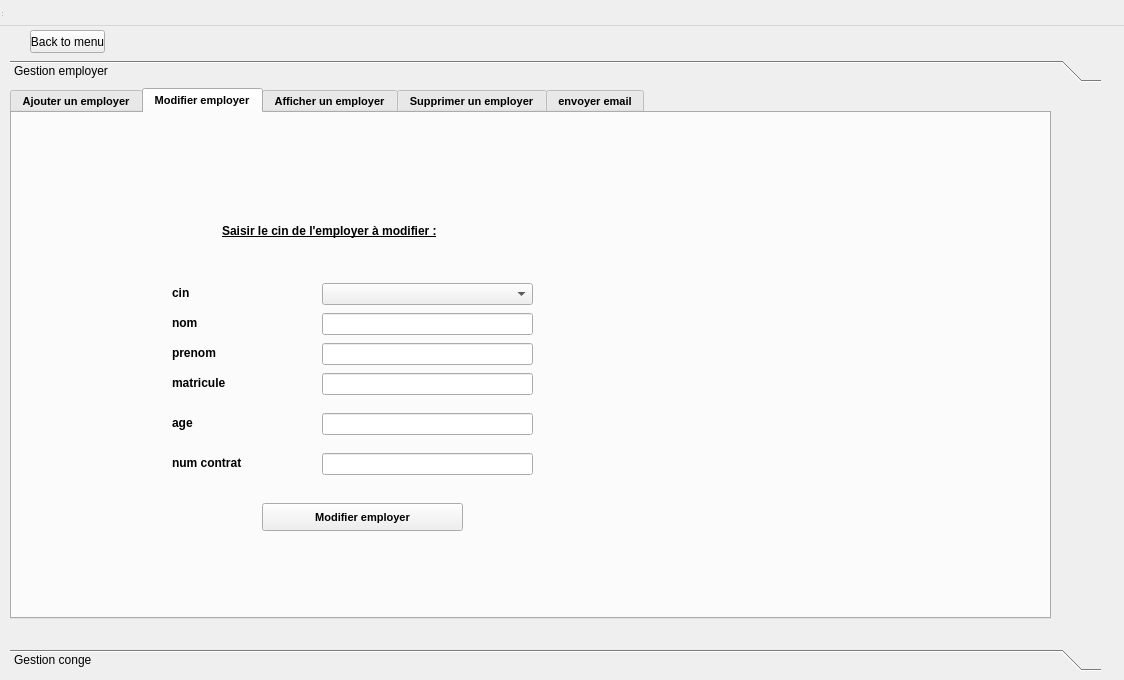
<?xml version="1.0" encoding="UTF-8"?>
<ui version="4.0">
 <class>employeWindow</class>
 <widget class="QDialog" name="employeWindow">
  <property name="geometry">
   <rect>
    <x>0</x>
    <y>0</y>
    <width>1124</width>
    <height>680</height>
   </rect>
  </property>
  <property name="windowTitle">
   <string>employeWindow</string>
  </property>
  <widget class="QWidget" name="centralwidget" native="true">
   <property name="geometry">
    <rect>
     <x>0</x>
     <y>50</y>
     <width>1111</width>
     <height>631</height>
    </rect>
   </property>
   <widget class="QToolBox" name="toolBox">
    <property name="geometry">
     <rect>
      <x>10</x>
      <y>10</y>
      <width>1091</width>
      <height>611</height>
     </rect>
    </property>
    <property name="currentIndex">
     <number>0</number>
    </property>
    <widget class="QWidget" name="page">
     <property name="geometry">
      <rect>
       <x>0</x>
       <y>0</y>
       <width>1091</width>
       <height>557</height>
      </rect>
     </property>
     <attribute name="label">
      <string>Gestion employer</string>
     </attribute>
     <widget class="QTabWidget" name="tabWidget">
      <property name="geometry">
       <rect>
        <x>0</x>
        <y>0</y>
        <width>1041</width>
        <height>531</height>
       </rect>
      </property>
      <property name="font">
       <font>
        <pointsize>8</pointsize>
        <weight>75</weight>
        <bold>true</bold>
        <underline>false</underline>
       </font>
      </property>
      <property name="currentIndex">
       <number>1</number>
      </property>
      <widget class="QWidget" name="tab_8">
       <attribute name="title">
        <string>Ajouter un employer</string>
       </attribute>
       <widget class="QLabel" name="reference">
        <property name="geometry">
         <rect>
          <x>190</x>
          <y>130</y>
          <width>111</width>
          <height>20</height>
         </rect>
        </property>
        <property name="font">
         <font>
          <pointsize>9</pointsize>
          <weight>75</weight>
          <bold>true</bold>
          <underline>false</underline>
         </font>
        </property>
        <property name="text">
         <string>prenom</string>
        </property>
       </widget>
       <widget class="QLineEdit" name="age">
        <property name="geometry">
         <rect>
          <x>340</x>
          <y>190</y>
          <width>211</width>
          <height>22</height>
         </rect>
        </property>
       </widget>
       <widget class="QLabel" name="type">
        <property name="geometry">
         <rect>
          <x>194</x>
          <y>220</y>
          <width>111</width>
          <height>20</height>
         </rect>
        </property>
        <property name="font">
         <font>
          <pointsize>9</pointsize>
          <weight>75</weight>
          <bold>true</bold>
          <underline>false</underline>
         </font>
        </property>
        <property name="text">
         <string>num contrat</string>
        </property>
       </widget>
       <widget class="QLineEdit" name="nom">
        <property name="geometry">
         <rect>
          <x>340</x>
          <y>100</y>
          <width>211</width>
          <height>22</height>
         </rect>
        </property>
       </widget>
       <widget class="QLineEdit" name="cin">
        <property name="geometry">
         <rect>
          <x>340</x>
          <y>60</y>
          <width>211</width>
          <height>22</height>
         </rect>
        </property>
       </widget>
       <widget class="QLabel" name="quantite">
        <property name="geometry">
         <rect>
          <x>190</x>
          <y>160</y>
          <width>81</width>
          <height>20</height>
         </rect>
        </property>
        <property name="font">
         <font>
          <pointsize>9</pointsize>
          <weight>75</weight>
          <bold>true</bold>
          <underline>false</underline>
         </font>
        </property>
        <property name="text">
         <string>matricul</string>
        </property>
       </widget>
       <widget class="QLineEdit" name="prenom">
        <property name="geometry">
         <rect>
          <x>340</x>
          <y>130</y>
          <width>211</width>
          <height>22</height>
         </rect>
        </property>
       </widget>
       <widget class="QLabel" name="prix">
        <property name="geometry">
         <rect>
          <x>190</x>
          <y>190</y>
          <width>141</width>
          <height>20</height>
         </rect>
        </property>
        <property name="font">
         <font>
          <pointsize>9</pointsize>
          <weight>75</weight>
          <bold>true</bold>
          <underline>false</underline>
         </font>
        </property>
        <property name="text">
         <string>age</string>
        </property>
       </widget>
       <widget class="QPushButton" name="ajouter">
        <property name="geometry">
         <rect>
          <x>380</x>
          <y>260</y>
          <width>131</width>
          <height>28</height>
         </rect>
        </property>
        <property name="text">
         <string>Ajouter</string>
        </property>
       </widget>
       <widget class="QLineEdit" name="matricule">
        <property name="geometry">
         <rect>
          <x>340</x>
          <y>160</y>
          <width>211</width>
          <height>22</height>
         </rect>
        </property>
       </widget>
       <widget class="QLabel" name="reference_4">
        <property name="geometry">
         <rect>
          <x>190</x>
          <y>100</y>
          <width>111</width>
          <height>20</height>
         </rect>
        </property>
        <property name="font">
         <font>
          <pointsize>9</pointsize>
          <weight>75</weight>
          <bold>true</bold>
          <underline>false</underline>
         </font>
        </property>
        <property name="text">
         <string>nom</string>
        </property>
       </widget>
       <widget class="QLineEdit" name="numcontart">
        <property name="geometry">
         <rect>
          <x>340</x>
          <y>220</y>
          <width>211</width>
          <height>22</height>
         </rect>
        </property>
       </widget>
       <widget class="QLabel" name="reference_6">
        <property name="geometry">
         <rect>
          <x>190</x>
          <y>60</y>
          <width>111</width>
          <height>20</height>
         </rect>
        </property>
        <property name="font">
         <font>
          <pointsize>9</pointsize>
          <weight>75</weight>
          <bold>true</bold>
          <underline>false</underline>
         </font>
        </property>
        <property name="text">
         <string>cin</string>
        </property>
       </widget>
       <widget class="QPushButton" name="pushButton">
        <property name="geometry">
         <rect>
          <x>650</x>
          <y>180</y>
          <width>93</width>
          <height>28</height>
         </rect>
        </property>
        <property name="text">
         <string>play</string>
        </property>
       </widget>
       <widget class="QPushButton" name="pushButton_2">
        <property name="geometry">
         <rect>
          <x>770</x>
          <y>180</y>
          <width>93</width>
          <height>28</height>
         </rect>
        </property>
        <property name="text">
         <string>pause</string>
        </property>
       </widget>
       <widget class="QSlider" name="verticalSlider">
        <property name="geometry">
         <rect>
          <x>740</x>
          <y>20</y>
          <width>22</width>
          <height>160</height>
         </rect>
        </property>
        <property name="orientation">
         <enum>Qt::Vertical</enum>
        </property>
       </widget>
      </widget>
      <widget class="QWidget" name="tab_9">
       <attribute name="title">
        <string>Modifier employer</string>
       </attribute>
       <widget class="QLabel" name="label_18">
        <property name="geometry">
         <rect>
          <x>210</x>
          <y>110</y>
          <width>321</width>
          <height>16</height>
         </rect>
        </property>
        <property name="font">
         <font>
          <pointsize>9</pointsize>
          <weight>75</weight>
          <bold>true</bold>
          <underline>true</underline>
         </font>
        </property>
        <property name="text">
         <string>Saisir le cin de l'employer à modifier :</string>
        </property>
       </widget>
       <widget class="QPushButton" name="modifier_2">
        <property name="geometry">
         <rect>
          <x>250</x>
          <y>390</y>
          <width>201</width>
          <height>28</height>
         </rect>
        </property>
        <property name="font">
         <font>
          <pointsize>8</pointsize>
          <weight>75</weight>
          <bold>true</bold>
          <underline>false</underline>
         </font>
        </property>
        <property name="text">
         <string>Modifier employer</string>
        </property>
       </widget>
       <widget class="QLabel" name="type_7">
        <property name="geometry">
         <rect>
          <x>160</x>
          <y>260</y>
          <width>81</width>
          <height>20</height>
         </rect>
        </property>
        <property name="font">
         <font>
          <pointsize>9</pointsize>
          <weight>75</weight>
          <bold>true</bold>
          <underline>false</underline>
         </font>
        </property>
        <property name="text">
         <string>matricule</string>
        </property>
       </widget>
       <widget class="QLineEdit" name="nom_4">
        <property name="geometry">
         <rect>
          <x>310</x>
          <y>200</y>
          <width>211</width>
          <height>22</height>
         </rect>
        </property>
       </widget>
       <widget class="QLabel" name="reference_8">
        <property name="geometry">
         <rect>
          <x>160</x>
          <y>170</y>
          <width>111</width>
          <height>20</height>
         </rect>
        </property>
        <property name="font">
         <font>
          <pointsize>9</pointsize>
          <weight>75</weight>
          <bold>true</bold>
          <underline>false</underline>
         </font>
        </property>
        <property name="text">
         <string>cin</string>
        </property>
       </widget>
       <widget class="QLabel" name="quantite_8">
        <property name="geometry">
         <rect>
          <x>160</x>
          <y>200</y>
          <width>121</width>
          <height>20</height>
         </rect>
        </property>
        <property name="font">
         <font>
          <pointsize>9</pointsize>
          <weight>75</weight>
          <bold>true</bold>
          <underline>false</underline>
         </font>
        </property>
        <property name="text">
         <string>nom</string>
        </property>
       </widget>
       <widget class="QComboBox" name="comboBox_3">
        <property name="geometry">
         <rect>
          <x>310</x>
          <y>170</y>
          <width>211</width>
          <height>22</height>
         </rect>
        </property>
       </widget>
       <widget class="QLabel" name="prix_7">
        <property name="geometry">
         <rect>
          <x>160</x>
          <y>230</y>
          <width>141</width>
          <height>20</height>
         </rect>
        </property>
        <property name="font">
         <font>
          <pointsize>9</pointsize>
          <weight>75</weight>
          <bold>true</bold>
          <underline>false</underline>
         </font>
        </property>
        <property name="text">
         <string>prenom</string>
        </property>
       </widget>
       <widget class="QLineEdit" name="matricule_4">
        <property name="geometry">
         <rect>
          <x>310</x>
          <y>260</y>
          <width>211</width>
          <height>22</height>
         </rect>
        </property>
       </widget>
       <widget class="QLineEdit" name="prenom_4">
        <property name="geometry">
         <rect>
          <x>310</x>
          <y>230</y>
          <width>211</width>
          <height>22</height>
         </rect>
        </property>
       </widget>
       <widget class="QLineEdit" name="age_4">
        <property name="geometry">
         <rect>
          <x>310</x>
          <y>300</y>
          <width>211</width>
          <height>22</height>
         </rect>
        </property>
       </widget>
       <widget class="QLineEdit" name="num_contrat">
        <property name="geometry">
         <rect>
          <x>310</x>
          <y>340</y>
          <width>211</width>
          <height>22</height>
         </rect>
        </property>
       </widget>
       <widget class="QLabel" name="type_8">
        <property name="geometry">
         <rect>
          <x>160</x>
          <y>300</y>
          <width>61</width>
          <height>20</height>
         </rect>
        </property>
        <property name="font">
         <font>
          <pointsize>9</pointsize>
          <weight>75</weight>
          <bold>true</bold>
          <underline>false</underline>
         </font>
        </property>
        <property name="text">
         <string>age</string>
        </property>
       </widget>
       <widget class="QLabel" name="type_11">
        <property name="geometry">
         <rect>
          <x>160</x>
          <y>340</y>
          <width>121</width>
          <height>20</height>
         </rect>
        </property>
        <property name="font">
         <font>
          <pointsize>9</pointsize>
          <weight>75</weight>
          <bold>true</bold>
          <underline>false</underline>
         </font>
        </property>
        <property name="text">
         <string>num contrat</string>
        </property>
       </widget>
      </widget>
      <widget class="QWidget" name="tab_10">
       <attribute name="title">
        <string>Afficher un employer</string>
       </attribute>
       <widget class="QTableView" name="tabemployer">
        <property name="geometry">
         <rect>
          <x>30</x>
          <y>70</y>
          <width>661</width>
          <height>381</height>
         </rect>
        </property>
       </widget>
       <widget class="QLabel" name="label_31">
        <property name="geometry">
         <rect>
          <x>70</x>
          <y>40</y>
          <width>101</width>
          <height>16</height>
         </rect>
        </property>
        <property name="font">
         <font>
          <pointsize>9</pointsize>
          <weight>75</weight>
          <bold>true</bold>
          <underline>false</underline>
         </font>
        </property>
        <property name="text">
         <string>cin</string>
        </property>
       </widget>
       <widget class="QCheckBox" name="checkBox_2">
        <property name="geometry">
         <rect>
          <x>410</x>
          <y>40</y>
          <width>121</width>
          <height>21</height>
         </rect>
        </property>
        <property name="text">
         <string>decroissant</string>
        </property>
       </widget>
       <widget class="QLineEdit" name="lineEdit_19">
        <property name="geometry">
         <rect>
          <x>190</x>
          <y>40</y>
          <width>201</width>
          <height>22</height>
         </rect>
        </property>
       </widget>
      </widget>
      <widget class="QWidget" name="tab_11">
       <attribute name="title">
        <string>Supprimer un employer</string>
       </attribute>
       <widget class="QPushButton" name="supprimer">
        <property name="geometry">
         <rect>
          <x>360</x>
          <y>170</y>
          <width>201</width>
          <height>28</height>
         </rect>
        </property>
        <property name="font">
         <font>
          <pointsize>8</pointsize>
          <weight>75</weight>
          <bold>true</bold>
          <underline>false</underline>
         </font>
        </property>
        <property name="text">
         <string>Supprimer employer</string>
        </property>
       </widget>
       <widget class="QLabel" name="label_20">
        <property name="geometry">
         <rect>
          <x>240</x>
          <y>106</y>
          <width>321</width>
          <height>20</height>
         </rect>
        </property>
        <property name="font">
         <font>
          <pointsize>9</pointsize>
          <weight>75</weight>
          <bold>true</bold>
          <underline>true</underline>
         </font>
        </property>
        <property name="text">
         <string>Saisir le cin de l'employer à supprimer:</string>
        </property>
       </widget>
       <widget class="QLineEdit" name="sup">
        <property name="enabled">
         <bool>false</bool>
        </property>
        <property name="geometry">
         <rect>
          <x>570</x>
          <y>140</y>
          <width>113</width>
          <height>22</height>
         </rect>
        </property>
       </widget>
       <widget class="QLabel" name="reference_sup_4">
        <property name="geometry">
         <rect>
          <x>240</x>
          <y>140</y>
          <width>101</width>
          <height>16</height>
         </rect>
        </property>
        <property name="font">
         <font>
          <pointsize>9</pointsize>
          <weight>75</weight>
          <bold>true</bold>
          <underline>false</underline>
         </font>
        </property>
        <property name="text">
         <string>cin</string>
        </property>
       </widget>
       <widget class="QComboBox" name="comboBox_5">
        <property name="geometry">
         <rect>
          <x>360</x>
          <y>140</y>
          <width>201</width>
          <height>22</height>
         </rect>
        </property>
       </widget>
       <widget class="QPushButton" name="pushButton_3">
        <property name="geometry">
         <rect>
          <x>340</x>
          <y>340</y>
          <width>281</width>
          <height>31</height>
         </rect>
        </property>
        <property name="text">
         <string>Supprimer toutes les employes retraites</string>
        </property>
       </widget>
      </widget>
      <widget class="QWidget" name="tab_2">
       <attribute name="title">
        <string>envoyer email</string>
       </attribute>
       <widget class="QWidget" name="layoutWidget">
        <property name="geometry">
         <rect>
          <x>140</x>
          <y>20</y>
          <width>631</width>
          <height>380</height>
         </rect>
        </property>
        <layout class="QFormLayout" name="formLayout_3">
         <property name="fieldGrowthPolicy">
          <enum>QFormLayout::ExpandingFieldsGrow</enum>
         </property>
         <property name="rowWrapPolicy">
          <enum>QFormLayout::WrapLongRows</enum>
         </property>
         <property name="verticalSpacing">
          <number>9</number>
         </property>
         <item row="0" column="0">
          <widget class="QLabel" name="label_15">
           <property name="text">
            <string>Smtp-server:</string>
           </property>
          </widget>
         </item>
         <item row="1" column="0">
          <widget class="QLabel" name="label_16">
           <property name="text">
            <string>Server port:</string>
           </property>
          </widget>
         </item>
         <item row="2" column="0">
          <widget class="QLabel" name="label_17">
           <property name="text">
            <string>email</string>
           </property>
          </widget>
         </item>
         <item row="3" column="0">
          <widget class="QLabel" name="label_22">
           <property name="text">
            <string>mdp</string>
           </property>
          </widget>
         </item>
         <item row="4" column="0">
          <widget class="QLabel" name="label_23">
           <property name="text">
            <string>destinataire</string>
           </property>
          </widget>
         </item>
         <item row="5" column="0">
          <widget class="QLabel" name="label_24">
           <property name="text">
            <string>sujet</string>
           </property>
          </widget>
         </item>
         <item row="6" column="0">
          <widget class="QLabel" name="label_25">
           <property name="text">
            <string>message</string>
           </property>
          </widget>
         </item>
         <item row="0" column="1">
          <widget class="QLineEdit" name="server_3">
           <property name="text">
            <string>smtp.gmail.com</string>
           </property>
          </widget>
         </item>
         <item row="1" column="1">
          <widget class="QLineEdit" name="port_3">
           <property name="text">
            <string>465</string>
           </property>
          </widget>
         </item>
         <item row="2" column="1">
          <widget class="QLineEdit" name="uname_3"/>
         </item>
         <item row="3" column="1">
          <widget class="QLineEdit" name="paswd_3">
           <property name="inputMask">
            <string/>
           </property>
           <property name="echoMode">
            <enum>QLineEdit::Password</enum>
           </property>
          </widget>
         </item>
         <item row="6" column="1">
          <widget class="QPlainTextEdit" name="msg_3"/>
         </item>
         <item row="4" column="1">
          <widget class="QLineEdit" name="rcpt_3"/>
         </item>
         <item row="5" column="1">
          <widget class="QLineEdit" name="subject_3"/>
         </item>
        </layout>
       </widget>
       <widget class="QWidget" name="layoutWidget_2">
        <property name="geometry">
         <rect>
          <x>140</x>
          <y>20</y>
          <width>242</width>
          <height>30</height>
         </rect>
        </property>
        <layout class="QHBoxLayout" name="horizontalLayout_3"/>
       </widget>
       <widget class="QPushButton" name="exitBtn_3">
        <property name="geometry">
         <rect>
          <x>670</x>
          <y>430</y>
          <width>93</width>
          <height>28</height>
         </rect>
        </property>
        <property name="text">
         <string>quitter</string>
        </property>
       </widget>
       <widget class="QPushButton" name="sendBtn_3">
        <property name="geometry">
         <rect>
          <x>550</x>
          <y>430</y>
          <width>93</width>
          <height>28</height>
         </rect>
        </property>
        <property name="text">
         <string>envoyer</string>
        </property>
       </widget>
      </widget>
     </widget>
    </widget>
    <widget class="QWidget" name="page_2">
     <property name="geometry">
      <rect>
       <x>0</x>
       <y>0</y>
       <width>1091</width>
       <height>557</height>
      </rect>
     </property>
     <attribute name="label">
      <string>Gestion conge</string>
     </attribute>
     <widget class="QTabWidget" name="tabWidget_2">
      <property name="geometry">
       <rect>
        <x>0</x>
        <y>0</y>
        <width>1001</width>
        <height>481</height>
       </rect>
      </property>
      <property name="font">
       <font>
        <pointsize>8</pointsize>
        <weight>75</weight>
        <bold>true</bold>
        <underline>false</underline>
       </font>
      </property>
      <property name="currentIndex">
       <number>0</number>
      </property>
      <widget class="QWidget" name="tab_12">
       <attribute name="title">
        <string>Ajouter un conge</string>
       </attribute>
       <widget class="QLabel" name="reference_2">
        <property name="geometry">
         <rect>
          <x>190</x>
          <y>130</y>
          <width>111</width>
          <height>20</height>
         </rect>
        </property>
        <property name="font">
         <font>
          <pointsize>9</pointsize>
          <weight>75</weight>
          <bold>true</bold>
          <underline>false</underline>
         </font>
        </property>
        <property name="text">
         <string>date fin</string>
        </property>
       </widget>
       <widget class="QLineEdit" name="type_3">
        <property name="geometry">
         <rect>
          <x>340</x>
          <y>160</y>
          <width>211</width>
          <height>22</height>
         </rect>
        </property>
       </widget>
       <widget class="QLineEdit" name="date_fin">
        <property name="geometry">
         <rect>
          <x>340</x>
          <y>130</y>
          <width>211</width>
          <height>22</height>
         </rect>
        </property>
       </widget>
       <widget class="QLabel" name="quantite_2">
        <property name="geometry">
         <rect>
          <x>190</x>
          <y>160</y>
          <width>81</width>
          <height>20</height>
         </rect>
        </property>
        <property name="font">
         <font>
          <pointsize>9</pointsize>
          <weight>75</weight>
          <bold>true</bold>
          <underline>false</underline>
         </font>
        </property>
        <property name="text">
         <string>type</string>
        </property>
       </widget>
       <widget class="QLineEdit" name="cine">
        <property name="geometry">
         <rect>
          <x>340</x>
          <y>190</y>
          <width>211</width>
          <height>22</height>
         </rect>
        </property>
       </widget>
       <widget class="QLabel" name="prix_2">
        <property name="geometry">
         <rect>
          <x>190</x>
          <y>190</y>
          <width>141</width>
          <height>20</height>
         </rect>
        </property>
        <property name="font">
         <font>
          <pointsize>9</pointsize>
          <weight>75</weight>
          <bold>true</bold>
          <underline>false</underline>
         </font>
        </property>
        <property name="text">
         <string>cin employer</string>
        </property>
       </widget>
       <widget class="QPushButton" name="ajouter_2">
        <property name="geometry">
         <rect>
          <x>380</x>
          <y>260</y>
          <width>131</width>
          <height>28</height>
         </rect>
        </property>
        <property name="text">
         <string>Ajouter</string>
        </property>
       </widget>
       <widget class="QLineEdit" name="date_debut">
        <property name="geometry">
         <rect>
          <x>340</x>
          <y>100</y>
          <width>211</width>
          <height>22</height>
         </rect>
        </property>
       </widget>
       <widget class="QLabel" name="reference_5">
        <property name="geometry">
         <rect>
          <x>190</x>
          <y>100</y>
          <width>111</width>
          <height>20</height>
         </rect>
        </property>
        <property name="font">
         <font>
          <pointsize>9</pointsize>
          <weight>75</weight>
          <bold>true</bold>
          <underline>false</underline>
         </font>
        </property>
        <property name="text">
         <string>date debut</string>
        </property>
       </widget>
       <widget class="QLineEdit" name="num_conge">
        <property name="geometry">
         <rect>
          <x>340</x>
          <y>60</y>
          <width>211</width>
          <height>22</height>
         </rect>
        </property>
       </widget>
       <widget class="QLabel" name="reference_7">
        <property name="geometry">
         <rect>
          <x>190</x>
          <y>60</y>
          <width>111</width>
          <height>20</height>
         </rect>
        </property>
        <property name="font">
         <font>
          <pointsize>9</pointsize>
          <weight>75</weight>
          <bold>true</bold>
          <underline>false</underline>
         </font>
        </property>
        <property name="text">
         <string>num_conge</string>
        </property>
       </widget>
      </widget>
      <widget class="QWidget" name="tab_13">
       <attribute name="title">
        <string>Modifier conger</string>
       </attribute>
       <widget class="QLabel" name="label_19">
        <property name="geometry">
         <rect>
          <x>210</x>
          <y>110</y>
          <width>321</width>
          <height>16</height>
         </rect>
        </property>
        <property name="font">
         <font>
          <pointsize>9</pointsize>
          <weight>75</weight>
          <bold>true</bold>
          <underline>true</underline>
         </font>
        </property>
        <property name="text">
         <string>Saisir le numero du conge à modifier :</string>
        </property>
       </widget>
       <widget class="QPushButton" name="modifier_3">
        <property name="geometry">
         <rect>
          <x>250</x>
          <y>390</y>
          <width>201</width>
          <height>28</height>
         </rect>
        </property>
        <property name="font">
         <font>
          <pointsize>8</pointsize>
          <weight>75</weight>
          <bold>true</bold>
          <underline>false</underline>
         </font>
        </property>
        <property name="text">
         <string>Modifier employer</string>
        </property>
       </widget>
       <widget class="QLabel" name="type_9">
        <property name="geometry">
         <rect>
          <x>160</x>
          <y>260</y>
          <width>61</width>
          <height>20</height>
         </rect>
        </property>
        <property name="font">
         <font>
          <pointsize>9</pointsize>
          <weight>75</weight>
          <bold>true</bold>
          <underline>false</underline>
         </font>
        </property>
        <property name="text">
         <string>type</string>
        </property>
       </widget>
       <widget class="QLineEdit" name="nom_5">
        <property name="geometry">
         <rect>
          <x>310</x>
          <y>200</y>
          <width>211</width>
          <height>22</height>
         </rect>
        </property>
       </widget>
       <widget class="QLabel" name="reference_9">
        <property name="geometry">
         <rect>
          <x>160</x>
          <y>170</y>
          <width>111</width>
          <height>20</height>
         </rect>
        </property>
        <property name="font">
         <font>
          <pointsize>9</pointsize>
          <weight>75</weight>
          <bold>true</bold>
          <underline>false</underline>
         </font>
        </property>
        <property name="text">
         <string>num conge</string>
        </property>
       </widget>
       <widget class="QLabel" name="quantite_9">
        <property name="geometry">
         <rect>
          <x>160</x>
          <y>200</y>
          <width>101</width>
          <height>20</height>
         </rect>
        </property>
        <property name="font">
         <font>
          <pointsize>9</pointsize>
          <weight>75</weight>
          <bold>true</bold>
          <underline>false</underline>
         </font>
        </property>
        <property name="text">
         <string>date_debut</string>
        </property>
       </widget>
       <widget class="QComboBox" name="comboBox_4">
        <property name="geometry">
         <rect>
          <x>310</x>
          <y>170</y>
          <width>211</width>
          <height>22</height>
         </rect>
        </property>
       </widget>
       <widget class="QLabel" name="prix_8">
        <property name="geometry">
         <rect>
          <x>160</x>
          <y>230</y>
          <width>141</width>
          <height>20</height>
         </rect>
        </property>
        <property name="font">
         <font>
          <pointsize>9</pointsize>
          <weight>75</weight>
          <bold>true</bold>
          <underline>false</underline>
         </font>
        </property>
        <property name="text">
         <string>date_fin</string>
        </property>
       </widget>
       <widget class="QLineEdit" name="matricule_5">
        <property name="geometry">
         <rect>
          <x>310</x>
          <y>260</y>
          <width>211</width>
          <height>22</height>
         </rect>
        </property>
       </widget>
       <widget class="QLineEdit" name="prenom_5">
        <property name="geometry">
         <rect>
          <x>310</x>
          <y>230</y>
          <width>211</width>
          <height>22</height>
         </rect>
        </property>
       </widget>
       <widget class="QLineEdit" name="age_5">
        <property name="geometry">
         <rect>
          <x>310</x>
          <y>290</y>
          <width>211</width>
          <height>22</height>
         </rect>
        </property>
       </widget>
       <widget class="QLabel" name="type_10">
        <property name="geometry">
         <rect>
          <x>160</x>
          <y>290</y>
          <width>111</width>
          <height>20</height>
         </rect>
        </property>
        <property name="font">
         <font>
          <pointsize>9</pointsize>
          <weight>75</weight>
          <bold>true</bold>
          <underline>false</underline>
         </font>
        </property>
        <property name="text">
         <string>cin employer</string>
        </property>
       </widget>
      </widget>
      <widget class="QWidget" name="tab_14">
       <attribute name="title">
        <string>Afficher conge</string>
       </attribute>
       <widget class="QTableView" name="tabconge">
        <property name="geometry">
         <rect>
          <x>30</x>
          <y>70</y>
          <width>661</width>
          <height>381</height>
         </rect>
        </property>
       </widget>
       <widget class="QLabel" name="label_32">
        <property name="geometry">
         <rect>
          <x>70</x>
          <y>40</y>
          <width>101</width>
          <height>16</height>
         </rect>
        </property>
        <property name="font">
         <font>
          <pointsize>9</pointsize>
          <weight>75</weight>
          <bold>true</bold>
          <underline>false</underline>
         </font>
        </property>
        <property name="text">
         <string>cin</string>
        </property>
       </widget>
       <widget class="QCheckBox" name="checkBox_3">
        <property name="geometry">
         <rect>
          <x>410</x>
          <y>40</y>
          <width>121</width>
          <height>21</height>
         </rect>
        </property>
        <property name="text">
         <string>decroissant</string>
        </property>
       </widget>
       <widget class="QLineEdit" name="lineEdit_20">
        <property name="geometry">
         <rect>
          <x>190</x>
          <y>40</y>
          <width>201</width>
          <height>22</height>
         </rect>
        </property>
       </widget>
      </widget>
      <widget class="QWidget" name="tab_15">
       <attribute name="title">
        <string>Supprimer conge</string>
       </attribute>
       <widget class="QPushButton" name="supprimer_2">
        <property name="geometry">
         <rect>
          <x>360</x>
          <y>170</y>
          <width>201</width>
          <height>28</height>
         </rect>
        </property>
        <property name="font">
         <font>
          <pointsize>8</pointsize>
          <weight>75</weight>
          <bold>true</bold>
          <underline>false</underline>
         </font>
        </property>
        <property name="text">
         <string>Supprimer conge</string>
        </property>
       </widget>
       <widget class="QLabel" name="label_21">
        <property name="geometry">
         <rect>
          <x>240</x>
          <y>110</y>
          <width>321</width>
          <height>16</height>
         </rect>
        </property>
        <property name="font">
         <font>
          <pointsize>9</pointsize>
          <weight>75</weight>
          <bold>true</bold>
          <underline>true</underline>
         </font>
        </property>
        <property name="text">
         <string>Saisir le num du conge à supprimer:</string>
        </property>
       </widget>
       <widget class="QLineEdit" name="sup_2">
        <property name="enabled">
         <bool>false</bool>
        </property>
        <property name="geometry">
         <rect>
          <x>570</x>
          <y>140</y>
          <width>113</width>
          <height>22</height>
         </rect>
        </property>
       </widget>
       <widget class="QLabel" name="reference_sup_5">
        <property name="geometry">
         <rect>
          <x>240</x>
          <y>140</y>
          <width>101</width>
          <height>16</height>
         </rect>
        </property>
        <property name="font">
         <font>
          <pointsize>9</pointsize>
          <weight>75</weight>
          <bold>true</bold>
          <underline>false</underline>
         </font>
        </property>
        <property name="text">
         <string>num conge</string>
        </property>
       </widget>
       <widget class="QComboBox" name="comboBox_6">
        <property name="geometry">
         <rect>
          <x>360</x>
          <y>140</y>
          <width>201</width>
          <height>22</height>
         </rect>
        </property>
       </widget>
      </widget>
      <widget class="QWidget" name="tab">
       <attribute name="title">
        <string>statistique</string>
       </attribute>
       <widget class="QCustomPlot" name="customPlot" native="true">
        <property name="geometry">
         <rect>
          <x>30</x>
          <y>10</y>
          <width>881</width>
          <height>331</height>
         </rect>
        </property>
       </widget>
      </widget>
     </widget>
    </widget>
   </widget>
  </widget>
  <widget class="QMenuBar" name="menubar">
   <property name="geometry">
    <rect>
     <x>0</x>
     <y>0</y>
     <width>1124</width>
     <height>26</height>
    </rect>
   </property>
  </widget>
  <widget class="QStatusBar" name="statusbar">
   <property name="geometry">
    <rect>
     <x>0</x>
     <y>0</y>
     <width>3</width>
     <height>18</height>
    </rect>
   </property>
  </widget>
  <widget class="QPushButton" name="pushButton_4">
   <property name="geometry">
    <rect>
     <x>30</x>
     <y>30</y>
     <width>75</width>
     <height>23</height>
    </rect>
   </property>
   <property name="text">
    <string>Back to menu</string>
   </property>
  </widget>
 </widget>
 <customwidgets>
  <customwidget>
   <class>QCustomPlot</class>
   <extends>QWidget</extends>
   <header>qcustomplot.h</header>
   <container>1</container>
  </customwidget>
 </customwidgets>
 <resources/>
 <connections/>
</ui>
